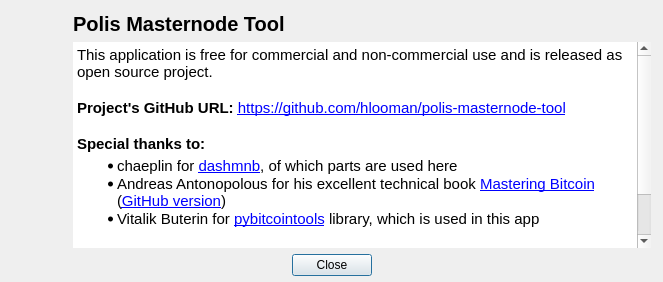
<?xml version="1.0" encoding="UTF-8"?>
<ui version="4.0">
 <class>AboutDlg</class>
 <widget class="QDialog" name="AboutDlg">
  <property name="geometry">
   <rect>
    <x>0</x>
    <y>0</y>
    <width>663</width>
    <height>282</height>
   </rect>
  </property>
  <property name="windowTitle">
   <string>Dialog</string>
  </property>
  <layout class="QVBoxLayout" name="verticalLayout_2">
   <property name="leftMargin">
    <number>6</number>
   </property>
   <property name="topMargin">
    <number>6</number>
   </property>
   <property name="rightMargin">
    <number>6</number>
   </property>
   <property name="bottomMargin">
    <number>6</number>
   </property>
   <item>
    <layout class="QHBoxLayout" name="horizontalLayout_13" stretch="0,5">
     <property name="spacing">
      <number>3</number>
     </property>
     <property name="sizeConstraint">
      <enum>QLayout::SetMinimumSize</enum>
     </property>
     <property name="topMargin">
      <number>0</number>
     </property>
     <item>
      <layout class="QVBoxLayout" name="verticalLayout">
       <item>
        <widget class="QLabel" name="lblImage">
         <property name="sizePolicy">
          <sizepolicy hsizetype="Minimum" vsizetype="Minimum">
           <horstretch>0</horstretch>
           <verstretch>0</verstretch>
          </sizepolicy>
         </property>
         <property name="minimumSize">
          <size>
           <width>64</width>
           <height>64</height>
          </size>
         </property>
         <property name="maximumSize">
          <size>
           <width>64</width>
           <height>64</height>
          </size>
         </property>
         <property name="text">
          <string/>
         </property>
        </widget>
       </item>
       <item>
        <spacer name="verticalSpacer">
         <property name="orientation">
          <enum>Qt::Vertical</enum>
         </property>
         <property name="sizeHint" stdset="0">
          <size>
           <width>20</width>
           <height>40</height>
          </size>
         </property>
        </spacer>
       </item>
      </layout>
     </item>
     <item>
      <widget class="QFrame" name="frame">
       <property name="frameShape">
        <enum>QFrame::NoFrame</enum>
       </property>
       <property name="frameShadow">
        <enum>QFrame::Raised</enum>
       </property>
       <layout class="QVBoxLayout" name="verticalLayout_3">
        <property name="leftMargin">
         <number>0</number>
        </property>
        <property name="topMargin">
         <number>6</number>
        </property>
        <property name="rightMargin">
         <number>6</number>
        </property>
        <property name="bottomMargin">
         <number>0</number>
        </property>
        <item>
         <widget class="QLabel" name="lblAppName">
          <property name="font">
           <font>
            <pointsize>15</pointsize>
            <weight>75</weight>
            <bold>true</bold>
           </font>
          </property>
          <property name="text">
           <string>Polis Masternode Tool</string>
          </property>
         </widget>
        </item>
        <item>
         <widget class="QTextBrowser" name="textAbout">
          <property name="font">
           <font>
            <family>Arial</family>
           </font>
          </property>
          <property name="frameShape">
           <enum>QFrame::NoFrame</enum>
          </property>
          <property name="sizeAdjustPolicy">
           <enum>QAbstractScrollArea::AdjustToContentsOnFirstShow</enum>
          </property>
          <property name="html">
           <string>&lt;!DOCTYPE HTML PUBLIC &quot;-//W3C//DTD HTML 4.0//EN&quot; &quot;http://www.w3.org/TR/REC-html40/strict.dtd&quot;&gt;
&lt;html&gt;&lt;head&gt;&lt;meta name=&quot;qrichtext&quot; content=&quot;1&quot; /&gt;&lt;style type=&quot;text/css&quot;&gt;
p, li { white-space: pre-wrap; }
&lt;/style&gt;&lt;/head&gt;&lt;body style=&quot; font-family:'Arial'; font-size:13pt; font-weight:400; font-style:normal;&quot;&gt;
&lt;p style=&quot; margin-top:0px; margin-bottom:0px; margin-left:0px; margin-right:0px; -qt-block-indent:0; text-indent:0px;&quot;&gt;&lt;span style=&quot; font-size:11pt;&quot;&gt;This application is free for commercial and non-commercial use and is released as open source project.&lt;/span&gt;&lt;/p&gt;
&lt;p style=&quot; margin-top:0px; margin-bottom:0px; margin-left:0px; margin-right:0px; -qt-block-indent:0; text-indent:0px;&quot;&gt;&lt;span style=&quot; font-size:11pt;&quot;&gt; &lt;/span&gt;&lt;/p&gt;
&lt;p style=&quot; margin-top:0px; margin-bottom:0px; margin-left:0px; margin-right:0px; -qt-block-indent:0; text-indent:0px;&quot;&gt;&lt;span style=&quot; font-size:11pt; font-weight:600;&quot;&gt;Project's GitHub URL:&lt;/span&gt;&lt;span style=&quot; font-size:11pt;&quot;&gt; &lt;/span&gt;&lt;a href=&quot;https://github.com/Bertrand256/polis-masternode-tool&quot;&gt;&lt;span style=&quot; font-size:11pt; text-decoration: underline; color:#0000ff;&quot;&gt;https://github.com/hlooman/polis-masternode-tool&lt;/span&gt;&lt;/a&gt;&lt;span style=&quot; font-size:11pt;&quot;&gt; &lt;/span&gt;&lt;/p&gt;
&lt;p style=&quot;-qt-paragraph-type:empty; margin-top:0px; margin-bottom:0px; margin-left:0px; margin-right:0px; -qt-block-indent:0; text-indent:0px; font-size:11pt;&quot;&gt;&lt;br /&gt;&lt;/p&gt;
&lt;p style=&quot; margin-top:0px; margin-bottom:0px; margin-left:0px; margin-right:0px; -qt-block-indent:0; text-indent:0px;&quot;&gt;&lt;span style=&quot; font-size:11pt; font-weight:600;&quot;&gt;Special thanks to:&lt;/span&gt;&lt;/p&gt;
&lt;ul style=&quot;margin-top: 0px; margin-bottom: 0px; margin-left: 0px; margin-right: 0px; -qt-list-indent: 1;&quot;&gt;&lt;li style=&quot; font-size:11pt;&quot; style=&quot; margin-top:4px; margin-bottom:0px; margin-left:0px; margin-right:0px; -qt-block-indent:0; text-indent:0px;&quot;&gt;chaeplin for &lt;a href=&quot;https://github.com/chaeplin/dashmnb&quot;&gt;&lt;span style=&quot; text-decoration: underline; color:#0000ff;&quot;&gt;dashmnb&lt;/span&gt;&lt;/a&gt;, of which parts are used here&lt;/li&gt;
&lt;li style=&quot; font-size:11pt;&quot; style=&quot; margin-top:0px; margin-bottom:0px; margin-left:0px; margin-right:0px; -qt-block-indent:0; text-indent:0px;&quot;&gt;Andreas Antonopolous for his excellent technical book &lt;a href=&quot;http://shop.oreilly.com/product/0636920049524.do&quot;&gt;&lt;span style=&quot; text-decoration: underline; color:#0000ff;&quot;&gt;Mastering Bitcoin&lt;/span&gt;&lt;/a&gt; (&lt;a href=&quot;https://github.com/bitcoinbook/bitcoinbook/tree/develop&quot;&gt;&lt;span style=&quot; text-decoration: underline; color:#0000ff;&quot;&gt;GitHub version&lt;/span&gt;&lt;/a&gt;)&lt;/li&gt;
&lt;li style=&quot; font-size:11pt;&quot; style=&quot; margin-top:0px; margin-bottom:6px; margin-left:0px; margin-right:0px; -qt-block-indent:0; text-indent:0px;&quot;&gt;Vitalik Buterin for &lt;a href=&quot;https://github.com/vbuterin/pybitcointools&quot;&gt;&lt;span style=&quot; text-decoration: underline; color:#0000ff;&quot;&gt;pybitcointools&lt;/span&gt;&lt;/a&gt; library, which is used in this app&lt;/li&gt;&lt;/ul&gt;
&lt;p style=&quot;-qt-paragraph-type:empty; margin-top:0px; margin-bottom:0px; margin-left:0px; margin-right:0px; -qt-block-indent:0; text-indent:0px; font-size:8.25pt;&quot;&gt;&lt;br /&gt;&lt;/p&gt;
&lt;p style=&quot; margin-top:0px; margin-bottom:0px; margin-left:0px; margin-right:0px; -qt-block-indent:0; text-indent:0px;&quot;&gt;&lt;span style=&quot; font-size:11pt; font-weight:600;&quot;&gt;Author:&lt;/span&gt;&lt;span style=&quot; font-size:11pt;&quot;&gt; Bertrand256 (&lt;/span&gt;&lt;a href=&quot;mailto:blogin@protonmail.com&quot;&gt;&lt;span style=&quot; text-decoration: underline; color:#0000ff;&quot;&gt;blogin@protonmail.com&lt;/span&gt;&lt;/a&gt;&lt;span style=&quot; font-size:11pt;&quot;&gt;)&lt;/span&gt;&lt;/p&gt;
&lt;p style=&quot;-qt-paragraph-type:empty; margin-top:0px; margin-bottom:0px; margin-left:0px; margin-right:0px; -qt-block-indent:0; text-indent:0px; font-size:11pt;&quot;&gt;&lt;br /&gt;&lt;/p&gt;
&lt;p style=&quot; margin-top:0px; margin-bottom:0px; margin-left:0px; margin-right:0px; -qt-block-indent:0; text-indent:0px;&quot;&gt;&lt;span style=&quot; font-size:11pt;&quot;&gt;Adapted for Polis by Hans&lt;/span&gt;&lt;/p&gt;&lt;/body&gt;&lt;/html&gt;</string>
          </property>
         </widget>
        </item>
       </layout>
      </widget>
     </item>
    </layout>
   </item>
   <item>
    <layout class="QHBoxLayout" name="horizontalLayout">
     <property name="spacing">
      <number>6</number>
     </property>
     <item>
      <spacer name="horizontalSpacer">
       <property name="orientation">
        <enum>Qt::Horizontal</enum>
       </property>
       <property name="sizeHint" stdset="0">
        <size>
         <width>40</width>
         <height>20</height>
        </size>
       </property>
      </spacer>
     </item>
     <item>
      <widget class="QPushButton" name="btnClose">
       <property name="text">
        <string>Close</string>
       </property>
      </widget>
     </item>
     <item>
      <spacer name="horizontalSpacer_2">
       <property name="orientation">
        <enum>Qt::Horizontal</enum>
       </property>
       <property name="sizeHint" stdset="0">
        <size>
         <width>40</width>
         <height>20</height>
        </size>
       </property>
      </spacer>
     </item>
    </layout>
   </item>
  </layout>
 </widget>
 <resources/>
 <connections/>
</ui>
